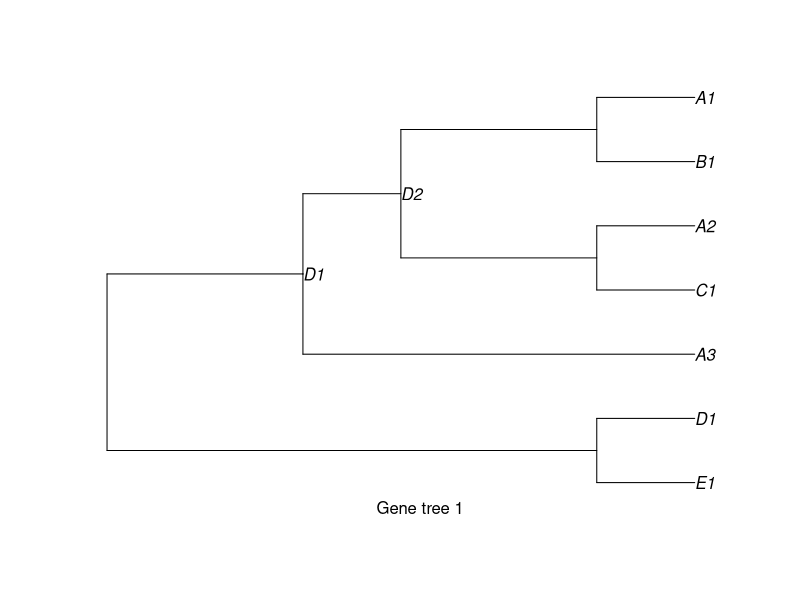

This figure's R source:
## ---- chunk 1
library("ape")
geneTree1 <- ape::read.tree(text = "((E1, D1), ((A3, ((C1, A2), (B1, A1))D2)D1));")
plot(geneTree1, show.node.label = TRUE)
mtext("Gene tree 1", 1)
